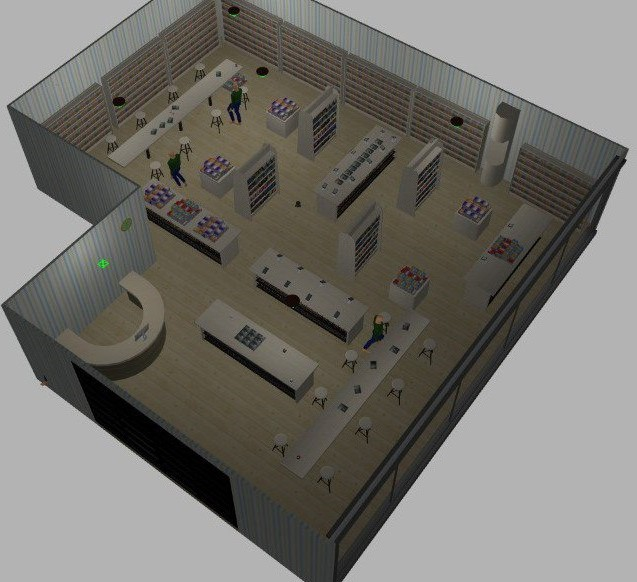
#> input picture arena_ws/src/arena-rosnav-3D/img/bookstore.jpeg, 637 x 582 px
$ python -i image_quality.py   (imports and definitions only)   (older library calls are emulated)
#> lines starting #> are read from the running program, lines starting #| are printed output that depends on the picture
#> further down, picture is the input picture: shape (582, 637, 3); mean B, G, R 108.7, 114.5, 116.6
"""Image-quality measurements and conservative camera-control decisions.

This module deliberately has no ROS dependency so that the control policy can
be tested with synthetic images before it is allowed to change camera state.
"""

from dataclasses import dataclass
from typing import List

import cv2
import numpy as np


@dataclass(frozen=True)
class NormalizedRoi:
    """A rectangular region expressed as fractions of image dimensions."""

    x_min: float = 0.05
    x_max: float = 0.95
    y_min: float = 0.25
    y_max: float = 1.0

    def __post_init__(self):
        if not (
            0.0 <= self.x_min < self.x_max <= 1.0
            and 0.0 <= self.y_min < self.y_max <= 1.0
        ):
            raise ValueError(
                "ROI must satisfy 0 <= min < max <= 1 on both axes"
            )


@dataclass(frozen=True)
class ImageQualityMetrics:
    p10: float
    median: float
    p90: float
    p99: float
    dark_fraction: float
    bright_fraction: float
    sharpness: float
    mean_b: float
    mean_g: float
    mean_r: float
    roi_x: int
    roi_y: int
    roi_width: int
    roi_height: int


@dataclass(frozen=True)
class ControllerConfig:
    target_median: float = 115.0
    median_tolerance: float = 8.0
    dark_threshold: int = 5
    bright_threshold: int = 250
    max_dark_fraction: float = 0.08
    max_bright_fraction: float = 0.02
    dynamic_range_dark_fraction: float = 0.08
    dynamic_range_bright_fraction: float = 0.02
    sharpness_warn_threshold: float = 45.0
    color_mean_spread_warn: float = 45.0
    controller_gain: float = 0.60
    max_exposure_step_ratio: float = 1.35
    exposure_min_us: float = 200.0
    exposure_max_us: float = 5000.0
    gain_min: float = 0.0
    gain_max: float = 12.0
    gain_step: float = 0.5

    # [28 lines left out: function __post_init__, not called in this run]


@dataclass(frozen=True)
class ImagingControlBounds:
    exposure_min_us: float
    exposure_max_us: float
    gain_min: float
    gain_max: float

    # [5 lines left out: function __post_init__, not called in this run]


@dataclass(frozen=True)
class ControlRecommendation:
    exposure_time_us: float
    gain: float
    changed: bool
    reason: str


def measure_image_quality(
    image_bgr: np.ndarray,
    roi: NormalizedRoi = NormalizedRoi(),
    dark_threshold: int = 5,
    bright_threshold: int = 250,
    max_sample_width: int = 320,
) -> ImageQualityMetrics:
    """Measure exposure, clipping, colour balance, and edge sharpness."""
#> called with dark_threshold = 5, bright_threshold = 250, max_sample_width = 320
    if not isinstance(image_bgr, np.ndarray):
        raise TypeError("image_bgr must be a numpy array")
    if image_bgr.ndim != 3 or image_bgr.shape[2] != 3:
        raise ValueError("image_bgr must have shape HxWx3")
    height, width = image_bgr.shape[:2]
#> height = 582; width = 637
    if height <= 0 or width <= 0:
        raise ValueError("image dimensions must be positive")
    if not 0 <= dark_threshold < bright_threshold <= 255:
        raise ValueError("dark/bright thresholds must be ordered in 0..255")
    if max_sample_width <= 0:
        raise ValueError("max_sample_width must be positive")

    x0 = min(width - 1, int(np.floor(roi.x_min * width)))
#> x0 = 31
    x1 = min(width, max(x0 + 1, int(np.ceil(roi.x_max * width))))
#> x1 = 606
    y0 = min(height - 1, int(np.floor(roi.y_min * height)))
#> y0 = 145
    y1 = min(height, max(y0 + 1, int(np.ceil(roi.y_max * height))))
#> y1 = 582
    crop = image_bgr[y0:y1, x0:x1]
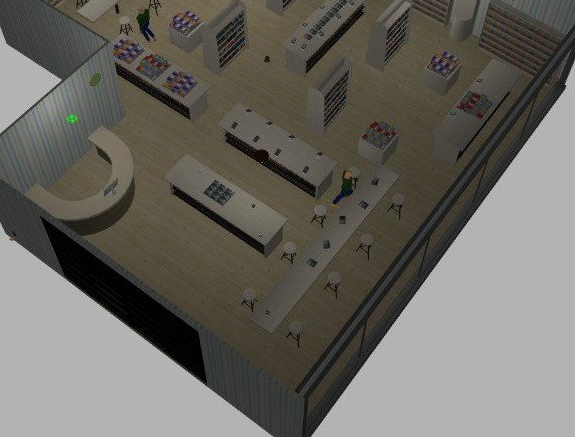
#> crop: shape (437, 575, 3); mean B, G, R 98.4, 104.9, 107.3

    if crop.shape[1] > max_sample_width:
        scale = float(max_sample_width) / float(crop.shape[1])
#> scale = 0.557
        sample = cv2.resize(
            crop,
            (max_sample_width, max(1, int(round(crop.shape[0] * scale)))),
            interpolation=cv2.INTER_AREA,
        )
    else:
        sample = crop

    if sample.dtype != np.uint8:
        sample = np.clip(sample, 0, 255).astype(np.uint8)
    gray = cv2.cvtColor(sample, cv2.COLOR_BGR2GRAY)
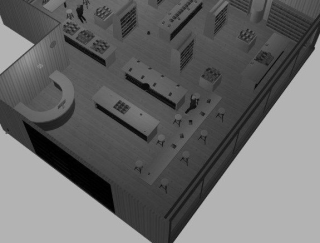
#> gray: shape (243, 320); min 0, max 187, mean 104.8
    percentiles = np.percentile(gray, [10, 50, 90, 99])
#> percentiles = [48, 86, 179, 180]
    means = np.mean(sample, axis=(0, 1))
#> means = [98.35, 104.9, 107.3]

    return ImageQualityMetrics(
        p10=float(percentiles[0]),
        median=float(percentiles[1]),
        p90=float(percentiles[2]),
        p99=float(percentiles[3]),
        dark_fraction=float(np.mean(gray <= dark_threshold)),
        bright_fraction=float(np.mean(gray >= bright_threshold)),
        sharpness=float(cv2.Laplacian(gray, cv2.CV_64F).var()),
        mean_b=float(means[0]),
        mean_g=float(means[1]),
        mean_r=float(means[2]),
        roi_x=x0,
        roi_y=y0,
        roi_width=x1 - x0,
        roi_height=y1 - y0,
    )


# [28 lines left out: function quality_flags, not called in this run]


class ExposureGainController:
    """Rate-limited exposure-first controller with clipping safeguards."""

    def __init__(self, config: ControllerConfig):
        self.config = config

    @staticmethod
    def _clamp(value: float, minimum: float, maximum: float) -> float:
        return max(minimum, min(maximum, value))

    @staticmethod
    def _different(first: float, second: float, absolute: float) -> bool:
        return abs(first - second) > max(absolute, 0.001 * abs(first))

    # [97 lines left out: function recommend, not called in this run]

>>> import cv2
>>> picture = cv2.imread('../../../../../arena_ws/src/arena-rosnav-3D/img/bookstore.jpeg')
>>> result = measure_image_quality(picture)
